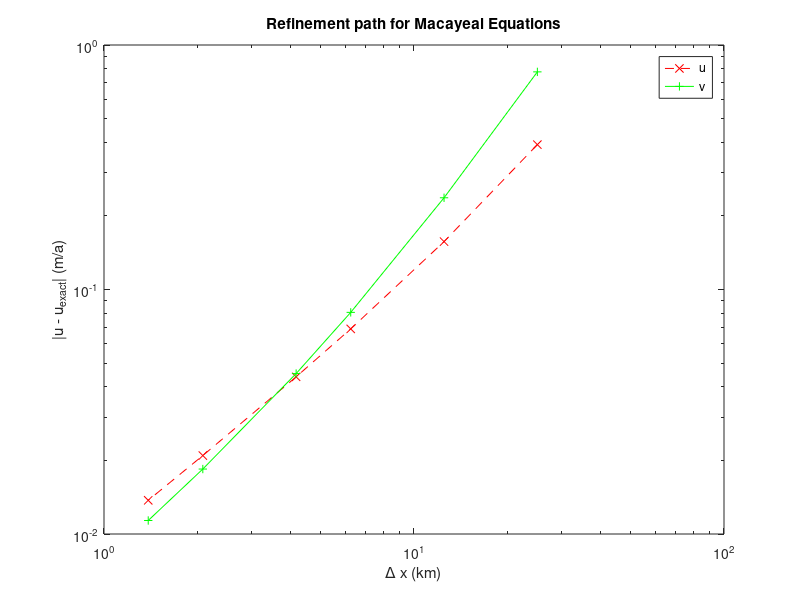

MATLAB code for this plot:
% After updates 2006-07-27 with implicit draging
a = [25000 3.913296e-01 7.764259e-01;
     12500 1.569619e-01 2.372217e-01;
     6250 6.899825e-02 8.062357e-02;
     4166.67 4.392515e-02 4.530655e-02;
     2083.33 2.093577e-02 1.843607e-02;
     1388.89 1.373099e-02 1.135594e-02]
delta = a(:,1) * 1e-3;
u_error = a(:,2);
v_error = a(:,3);

clf
hold off
loglog(delta, u_error, 'rx--')
hold on
loglog(delta, v_error, 'g+-')
title('Refinement path for Macayeal Equations')
xlabel('\Delta x (km)')
ylabel('|u - u_{exact}| (m/a)')
legend('u', 'v')
